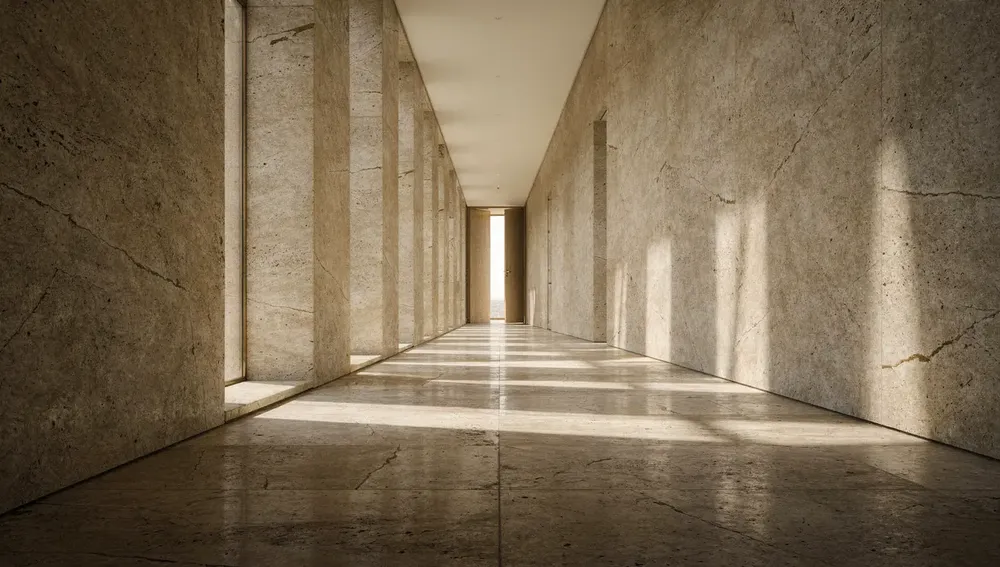
#> input picture img/corridor-approach.webp, 1000 x 567 px, shrunk from 1599 x 906 before the run
$ python check_frame_luma.py ../img/corridor-approach.webp
#> lines starting #> are read from the running program, lines starting #| are printed output that depends on the picture
"""Corridor v3 QA: measure mean luminance and highlight-clip fraction on a
captured frame PNG (from qa/scrub_corridor_v3.js output), for checking against
the opening-exposure acceptance criteria (mean luma 95-115 at t=0, <1% pixels
above luma 240).

Usage: python3 qa/check_frame_luma.py qa/corridor-v3-frames/t0.png [...]
"""
from __future__ import annotations

import sys
from pathlib import Path

from PIL import Image
import numpy as np


def frame_luma(path: Path) -> tuple[float, float]:
    im = Image.open(path).convert('RGB')
#> im is the input picture: PIL image 1000x567 RGB; mean R, G, B 122.6, 106.2, 82.7
    arr = np.asarray(im).astype(float)
    luma = 0.2126 * arr[:, :, 0] + 0.7152 * arr[:, :, 1] + 0.0722 * arr[:, :, 2]
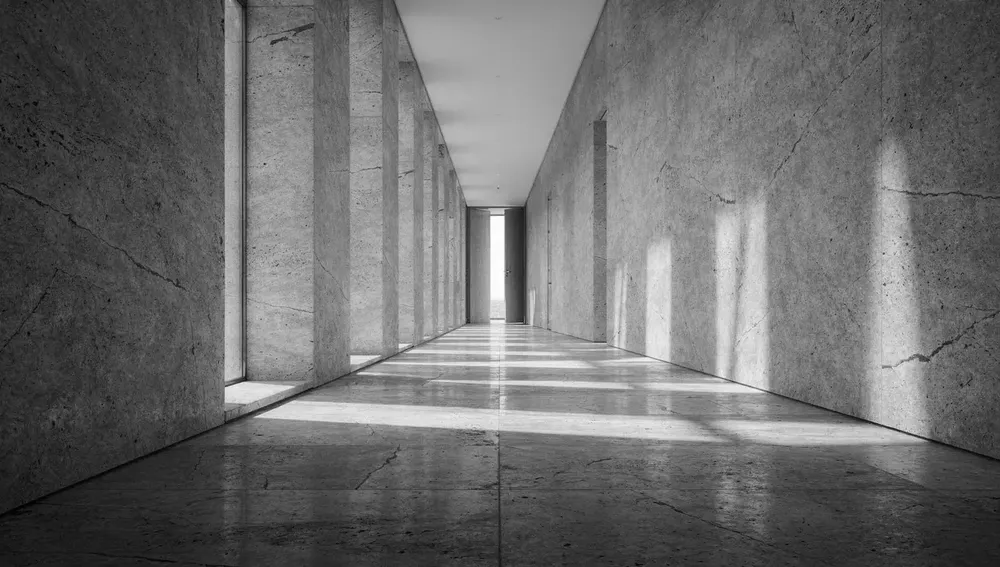
#> luma: shape (567, 1000) float64; min 0.213, max 255, mean 108
    return luma.mean(), (luma > 240).mean()


def main() -> None:
    paths = sys.argv[1:] or ['qa/corridor-v3-frames/t0.png']
    for p in paths:
        mean_luma, frac_over_240 = frame_luma(Path(p))
#> mean_luma = 108; frac_over_240 = 0.00198
        print(f"{p}: mean_luma={mean_luma:.1f} frac_over_240={frac_over_240 * 100:.3f}%")
#| ../img/corridor-approach.webp: mean_luma=108.0 frac_over_240=0.198%


if __name__ == '__main__':
    main()

$ run again, on img/corridor-midpoint.webp
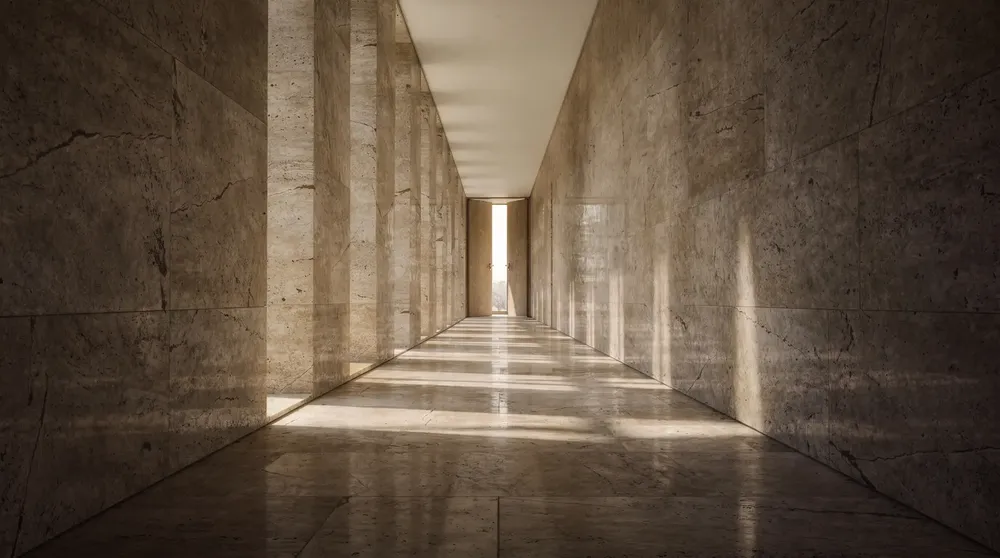
#> input picture img/corridor-midpoint.webp, 1000 x 558 px, shrunk from 1600 x 893 before the run
#> in frame_luma, im is the input picture: PIL image 1000x558 RGB; mean R, G, B 95.9, 80.5, 65
#> in frame_luma, `luma = 0.2126 * arr[:, :, 0] + 0.7152 * arr[:, :, 1] + 0.0722 * arr[:,..`:
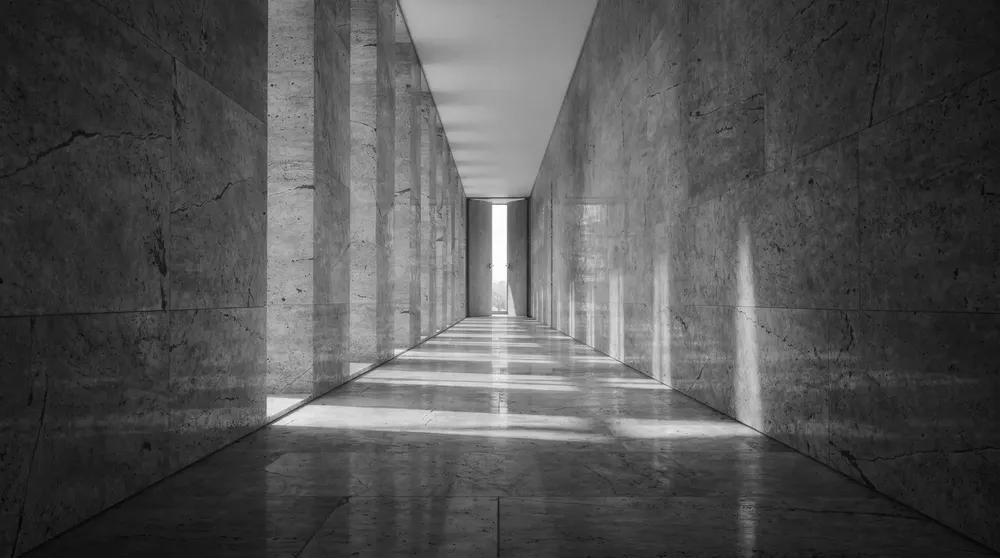
#> luma: shape (558, 1000) float64; min 1.7, max 255, mean 82.6
#> mean_luma = 82.63; frac_over_240 = 0.00183
#| ../img/corridor-midpoint.webp: mean_luma=82.6 frac_over_240=0.183%

$ run again, on img/cosmetic.webp
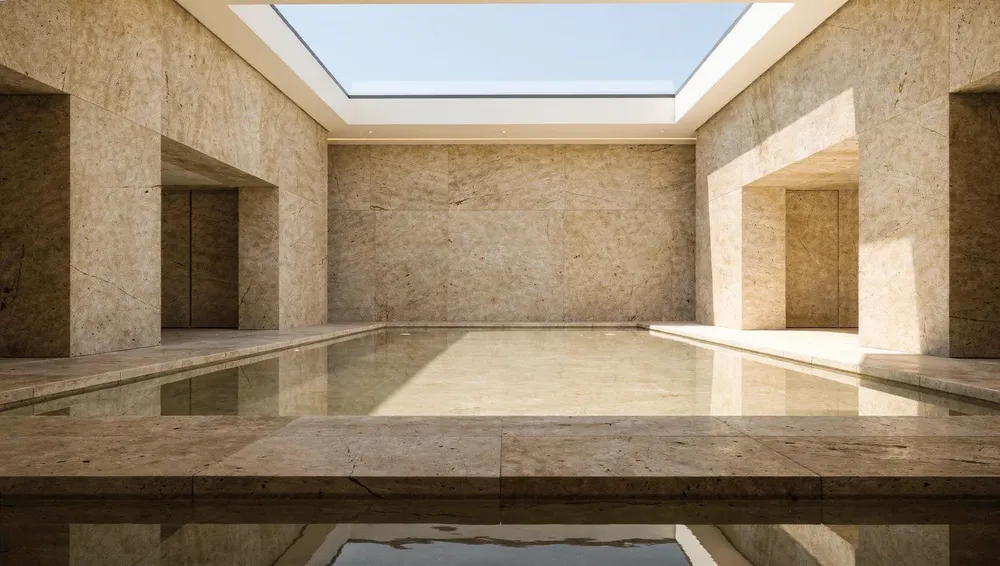
#> input picture img/cosmetic.webp, 1000 x 566 px, shrunk from 1600 x 906 before the run
#> in frame_luma, im is the input picture: PIL image 1000x566 RGB; mean R, G, B 152, 134, 110.4
#> in frame_luma, `luma = 0.2126 * arr[:, :, 0] + 0.7152 * arr[:, :, 1] + 0.0722 * arr[:,..`:
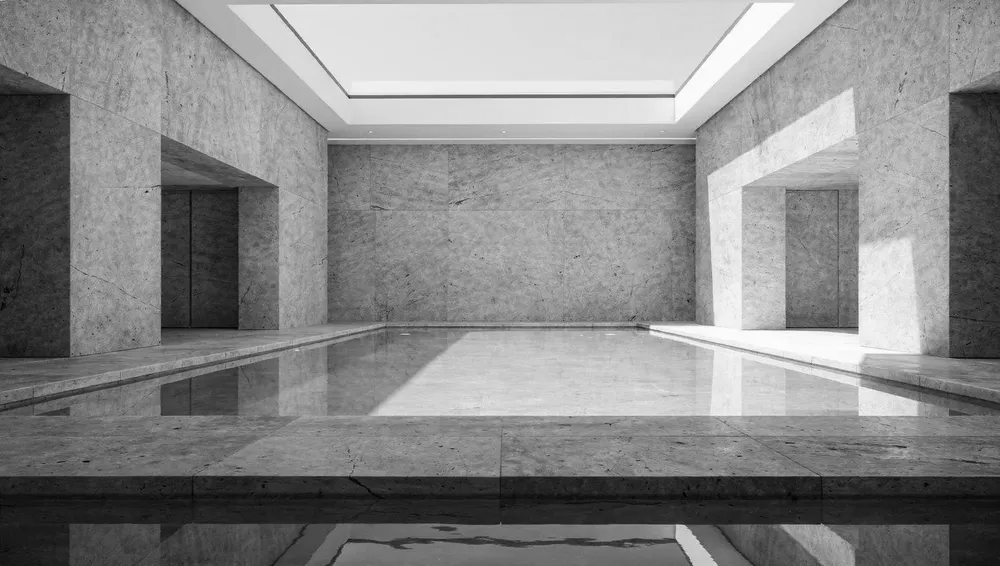
#> luma: shape (566, 1000) float64; min 1.28, max 255, mean 136.1
#> mean_luma = 136.1; frac_over_240 = 0.0148
#| ../img/cosmetic.webp: mean_luma=136.1 frac_over_240=1.482%
